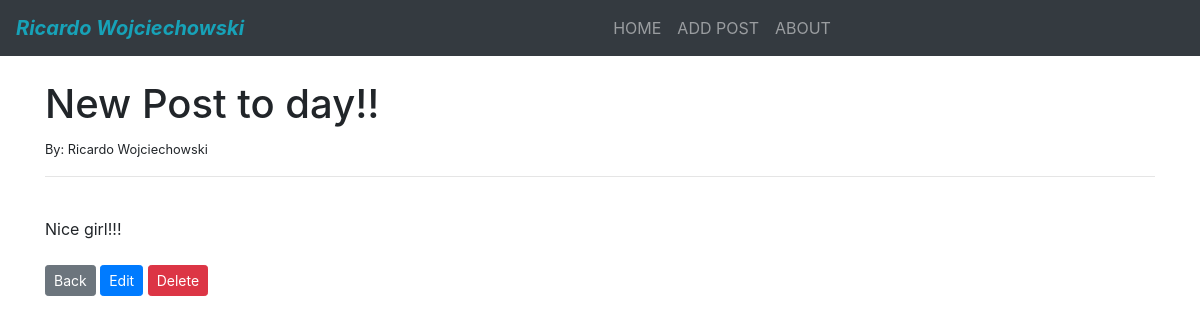
Page /article/6 on the committed database.
### blog/models.py (models this page shows, shortened)
class Post(models.Model):
    title = models.CharField(max_length=255)
    title_tag = models.CharField(max_length=255, default="Post")
    author = models.ForeignKey(User, on_delete=models.CASCADE)
    body = models.TextField()

### blog/views.py (the view)
# urls.py: path('article/<int:pk>', ArticleDetailView.as_view(), name='article-detail'),
class ArticleDetailView(DetailView):
    model = Post
    template_name = 'article_details.html'

### blog/templates/article_details.html (shortened to what this page needs)
{% extends 'base.html' %}
{% block content %}
<h1>{{ post.title }}</h1>
<small>By: {{ post.author.first_name }} {{ post.author.last_name }}</small>
<hr>
<br>
{{ post.body }}
<br><br>
<a href="{% url 'home' %}" class="btn btn-secondary btn-sm">Back</a>
<a href="{% url 'update_post' post.pk %}" type="button" class="btn btn-primary btn-sm">Edit</a>
<a href="{% url 'delete_post' post.pk %}" type="button" class="btn btn-danger btn-sm">Delete</a>
{% endblock %}

### rows in the picture
Post: title "New Post to day!!", author.first_name "Ricardo", author.last_name "Wojciechowski", body "Nice girl!!!"
